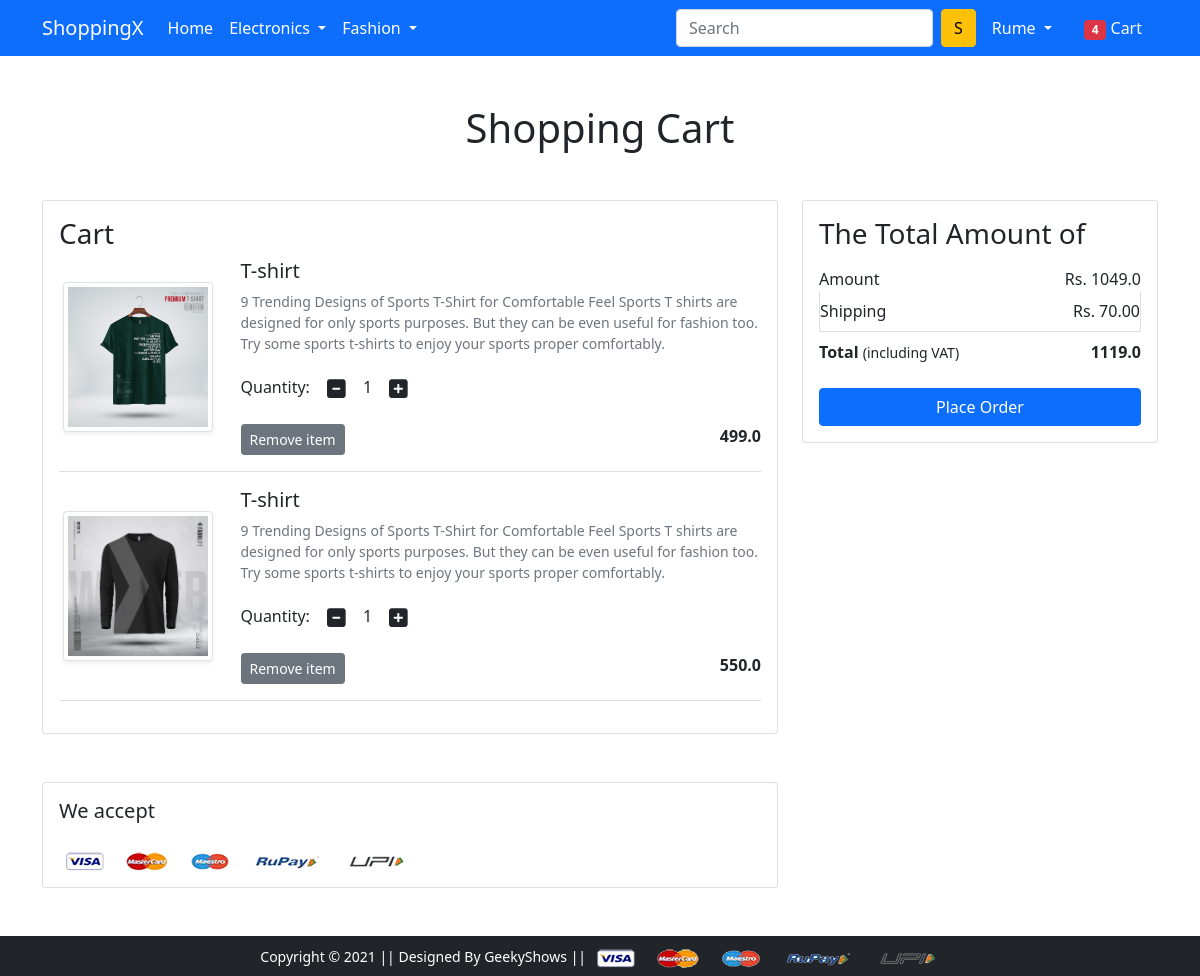
The app's page /cart/ (signed in) with its own data.
### app/models.py (models this page shows, shortened)
class Cart(models.Model):
    user = models.ForeignKey(User, on_delete = models.CASCADE)
    product = models.ForeignKey(Product, on_delete = models.CASCADE)
    quantity = models.PositiveIntegerField(default = 1)

class Product(models.Model):
    title = models.CharField(max_length=100)
    selling_price = models.FloatField()
    discounted_price = models.FloatField()
    description = models.TextField()
    brand = models.CharField(choices = SELECT_BRAND, max_length=100)
    category = models.CharField(choices=CATEGORY_CHOICES, max_length=2)
    product_image = models.ImageField(upload_to='productimg')

### app/views.py (the view)
# urls.py: path('cart/', views.show_cart, name='show_cart'),
def show_cart(request):
    if request.user.is_authenticated:
        user = request.user
        cart = Cart.objects.filter(user=user)
        shipping_charge = 70.0
        total_amount = 0.0
        temp_amount = 0
        if cart:
            for p in cart:
                temp_amount = temp_amount +  (p.quantity*p.product.discounted_price)
            total_amount = temp_amount+shipping_charge
        else:
            return render(request, 'app/empty.html')
        return render(request, 'app/addtocart.html', {'carts':cart, 'temp_amount':temp_amount,'total_amount':total_amount})

### app/templates/app/addtocart.html (shortened to what this page needs)
{% extends 'app/base.html' %}
{% load static %}
{% block main-content %}
<div class="container my-5">
 <div class="row">
  <h1 class="text-center mb-5">Shopping Cart</h1>
  <div class="col-sm-8">
  <div class="card">
   <div class="card-body">
    <h3>Cart</h3>
    {% for cart in carts %}
      <div class="row">
        <div class="col-sm-3 text-center align-self-center"><img src="{{cart.product.product_image.url}}" alt="" srcset="" class="img-fluid img-thumbnail shadow-sm" height="150" width="150"> </div>
        <div class="col-sm-9">
          <div>
            <h5>{{cart.product.title}}</h5>
            <p class="mb-2 text-muted small">{{cart.product.description}}</p>
            <div class="my-3">
              <label for="quantity">Quantity:</label>
              <a class="minus-cart btn" pid={{cart.product.id}}><i class="fas fa-minus-square fa-lg"></i></a>
                <span id="quantity">{{cart.quantity}}</span>
              <a class="plus-cart btn" pid={{cart.product.id}}><i class="fas fa-plus-square fa-lg"></i></a>
            </div>
            <div class="d-flex justify-content-between">
              <a href="#" class="btn btn-sm btn-secondary mr-3 remove-cart" pid={{cart.product.id}}>Remove item </a>
              <p class="mb-0"><span><strong>{{cart.product.discounted_price}}</strong></span></p>
            </div>
          </div>
        </div>
      </div>
    <hr class="text-muted">
    {% endfor %}
   </div>
   </div>
  </div>
  <div class="col-sm-4">
   <div class="card">
    <div class="card-body">
      <h3>The Total Amount of</h3>
      <ul class="list-group">
       <li class="list-group-item d-flex justify-content-between align-items-center border-0 px-0 pb-0">Amount<span>Rs. <span id="temp_amount">{{temp_amount}}</span></span></li>
       <li class="list-group-item d-flex justify-content-between align-items-center px-0">Shipping<span>Rs. 70.00</span></li>
       <li class="list-group-item d-flex justify-content-between align-items-center border-0 px-0 mb-3">
        <div>
           <strong>Total</strong> <small>(including VAT)</small>
         </div>
         <span><strong id="total_amount">{{total_amount}}</strong></span>
       </li>
      </ul>
      <div class="d-grid"><a href="{% url 'checkout' %}" class="btn btn-primary">Place Order</a></div>
    </div>
   </div>
  </div>
 </div>
</div>
<div class="container">
 <div class="row">
  <div class="col-sm-8">
   <div class="card">
    <div class="card-body">
      <h5 class="mb-4">We accept</h5>
      <img src="{% static 'app/images/payment.png' %}" alt="" class="img-fluid">
    </div>
  </div>
  </div>
 </div>
</div>
{% endblock main-content %}

### app/templates/app/base.html (shortened to what this page needs)
<!doctype html>
{% load static %}
<html lang="en">
  <head>
    <link href="https://cdn.jsdelivr.net/npm/bootstrap@5.0.0-beta1/dist/css/bootstrap.min.css" rel="stylesheet">
    <link rel="stylesheet" href="{% static 'app/css/owl.carousel.min.css' %}">
    <link rel="stylesheet" href="{% static 'app/css/all.min.css' %}">
    <link rel="stylesheet" href="{% static 'app/css/style.css' %}">
  </head>
  <body>
    <nav class="navbar navbar-expand-lg navbar-dark bg-primary">
     <div class="container">
       <a class="navbar-brand" href="/">ShoppingX</a>
       <div class="collapse navbar-collapse" id="navbarSupportedContent">
         <ul class="navbar-nav me-auto mb-2 mb-lg-0">
           <li class="nav-item">
             <a class="nav-link active" aria-current="page" href="/">Home</a>
           </li>
           <li class="nav-item dropdown">
             <a class="nav-link dropdown-toggle text-white" href="#" id="electronicsDropdown" role="button" data-bs-toggle="dropdown" aria-expanded="false">
               Electronics
             </a>
           </li>
           <li class="nav-item dropdown">
             <a class="nav-link dropdown-toggle text-white" href="#" id="fashionDropdown" role="button" data-bs-toggle="dropdown" aria-expanded="false">
               Fashion
             </a>
           </li>
         </ul>
         <form class="d-flex">
           <input class="form-control me-2" type="search" placeholder="Search" aria-label="Search">
           <button class="btn btn-warning" type="submit">S</button>
         </form>
         <div>
          <ul class="navbar-nav me-auto mb-2 mb-lg-0">
            {% if request.user.is_authenticated %}
              <li class="nav-item dropdown mx-2">
                <a class="nav-link dropdown-toggle text-white" href="#" id="profileDropdown" role="button" data-bs-toggle="dropdown" aria-expanded="false">
                  {{request.user.username | capfirst}}
                </a>
              </li>
              <li class="nav-item mx-2">
              <a href="{% url 'show_cart' %}" class="nav-link text-white"><span class="badge bg-danger">4</span> Cart </a>
              </li>
            {% endif %}
          </ul>
         </div>
       </div>
     </div>
    </nav>
    {% block main-content %} {% endblock main-content %}
    <footer class="container-fluid bg-dark text-center p-2 mt-5">
        <small class="text-white">Copyright &copy; 2021 || Designed By GeekyShows || </small>
        <img src="{% static 'app/images/payment.png' %}" alt="" srcset="" class="img-fluid" height="2px">
    </footer>
  </body>
</html>

### records on screen
Cart: product.product_image (picture), product "T-shirt", product.description "9 Trending Designs of Sports T-Shirt for Comfortable Feel Sports T shirts are designed for only sports purposes. But they can be even useful for fashion too. Try some sports t-shirts to enjoy your sports proper comfortably.", quantity "1", product.discounted_price "499.0"
Cart: product.product_image (picture), product "T-shirt", product.description "9 Trending Designs of Sports T-Shirt for Comfortable Feel Sports T shirts are designed for only sports purposes. But they can be even useful for fashion too. Try some sports t-shirts to enjoy your sports proper comfortably.", quantity "1", product.discounted_price "550.0"

### other values on screen
{{ request.user.username | capfirst }} "Rume"
{{ temp_amount }} "1049.0"
{{ total_amount }} "1119.0"
